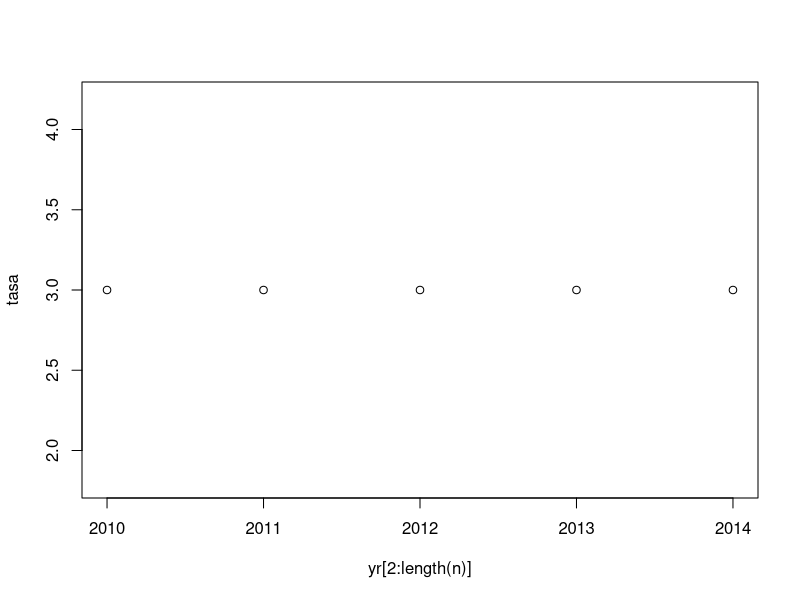
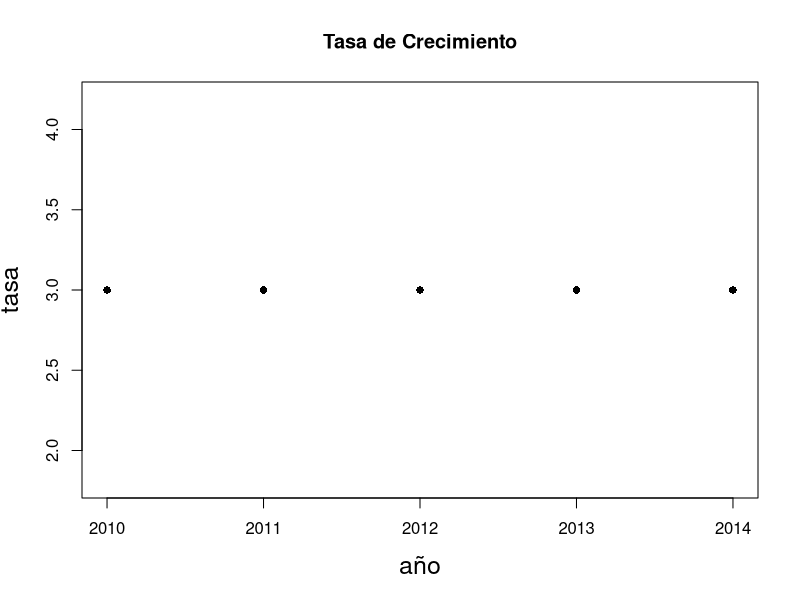
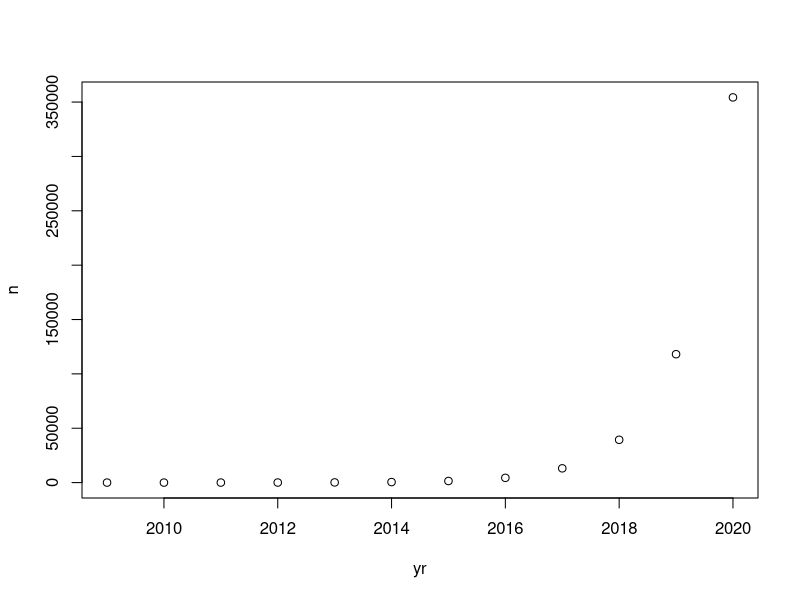
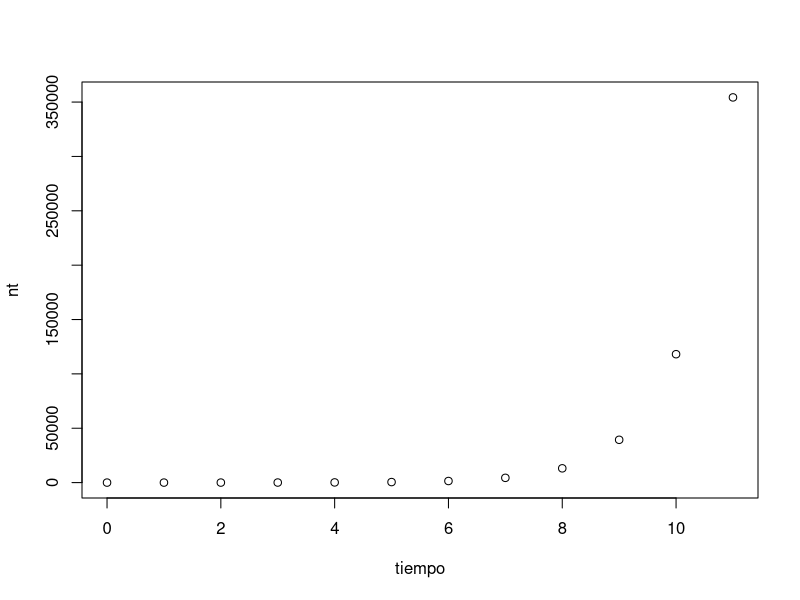
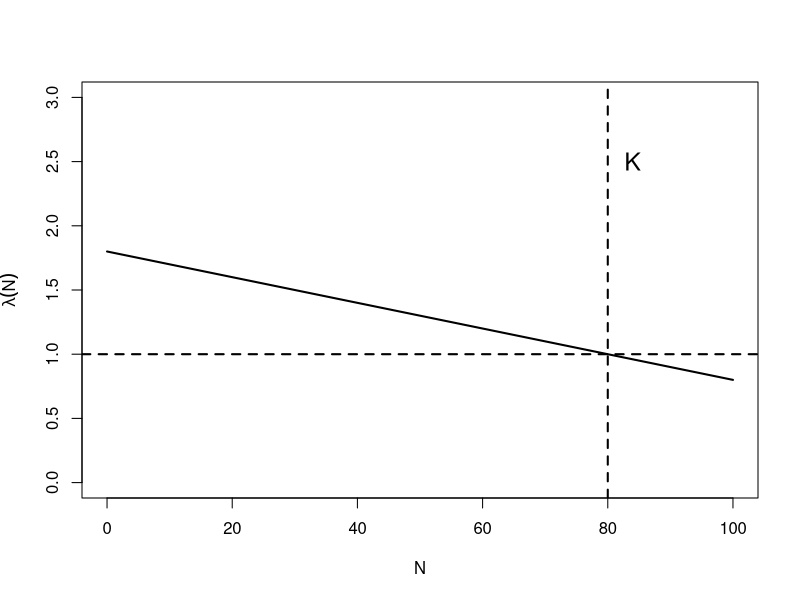
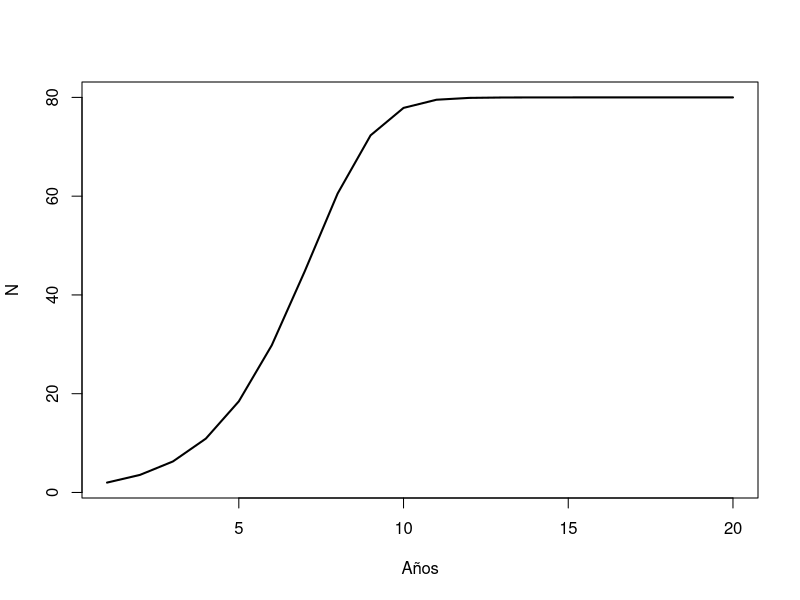
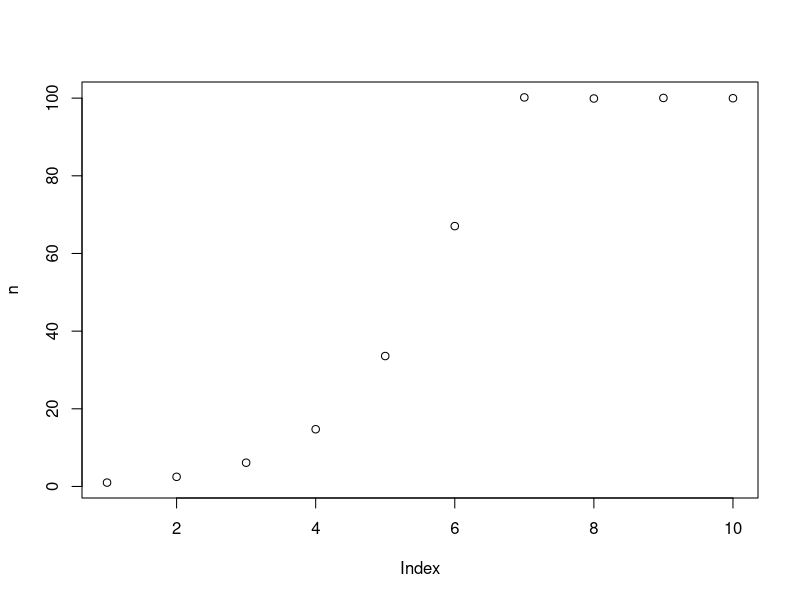

Recreate these plots in R, in order.
## ---- chunk 1
library(knitr)
options(figure_counter = FALSE)
opts_knit$set(eval.after='fig.cap')
knitr::opts_chunk$set(tidy=TRUE, results='markup', echo=TRUE, warning=FALSE, message=FALSE, dev='svg')
## ---- chunk 2
2 + 2

2 * 3

3^2

2/3

exp(1)

log(10)

log10(10)
## ---- chunk 3
2 > 1

2 == 1

2 <= 2 
## ---- chunk 4
n <- c(2, 6, 18, 54, 162, 486)  
## ---- chunk 5
n
## ---- chunk 6
yr <- 2009:2014
## ---- chunk 7
n[2]
## ---- chunk 8
n[yr == 2010]
## ---- chunk 9
idx <- which(yr == 2010)
n[idx]
## ---- chunk 10
n[3:6]
## ---- chunk 11
n[yr >= 2011]
## ---- chunk 12
idx <- which(yr > 2010)
n[idx]
## ---- chunk 13
tasa <- numeric(length(n) - 1)
## ---- chunk 14
for(i in 2:length(n)){
  tasa[i-1] <- n[i]/n[i-1]
}
## ---- chunk 15
for(i in 1:(length(n)-1)){
  tasa[i] <- n[i+1]/n[i]
}
## ---- chunk 16
tasa
## ---- chunk 17
plot(yr[2:length(n)], tasa)
## ---- chunk 18
plot(yr[2:length(n)], tasa, main="Tasa de Crecimiento", xlab="año", pch=16, cex.lab = 1.5)
## ---- chunk 19
tasa <- n[2:6]/n[1:5]
## ---- chunk 20
lambda <- 3
yr <- c(yr, 2015:2020)
n <- c(n, numeric(6))
 
for(i in 7:length(n)){
  n[i] <- n[i-1] * lambda
}

plot(yr,n)
## ---- chunk 21
n0 <- 2
tiempo <- 0:11
nt <- n0 * lambda^tiempo

plot(tiempo, nt)

## ---- chunk 22
lambda <- 1.8
N <- 0:100
K <- 80  
rd <- lambda - 1 
plot(N, lambda - rd/K * N, type="l", ylab= expression(lambda(N)), ylim=c(0,3), lwd=2)
text(K+4, 2.5, "K", cex=1.5)
abline(h=1, lty=2, lwd=2)
abline(v=K, lty=2, lwd=2)
## ---- chunk 23
n0 <- 2
n <- numeric(20)
n[1] <- n0
for(t in 1:(length(n)-1)){
  n[t+1] <- n[t] + rd*n[t]*(1 - n[t]/K)
}

plot(1:length(n), n, type="l", lwd=2, xlab = "Años", ylab = "N")
## ---- chunk 24
logistic <- function(n0,rd,K,nyr=10){
  n <- numeric(nyr)
  n[1] <- n0
	for(t in 1:(length(n)-1)){
		n[t+1] <- n[t] + rd*n[t]*(1 - n[t]/K)
	}
	return(n)
}
## ---- chunk 25
n <- logistic(1,1.5,100) 
plot(n)
## ---- chunk 26
n <- logistic(n0=1, rd=1.5, K=100, nyr=20)
## ---- chunk 27
n <- logistic(nyr=20, rd=1.5, n0=2, K=100)
## ---- chunk 28
n0 <- 2
rd <- 1.5
K <- 100
nyears <- 20  # no necesariamente usamos el mismo nombre
n <- logistic(nyr=nyears, rd=rd, n0=n0, K=K)
## ---- chunk 29
sessionInfo()
